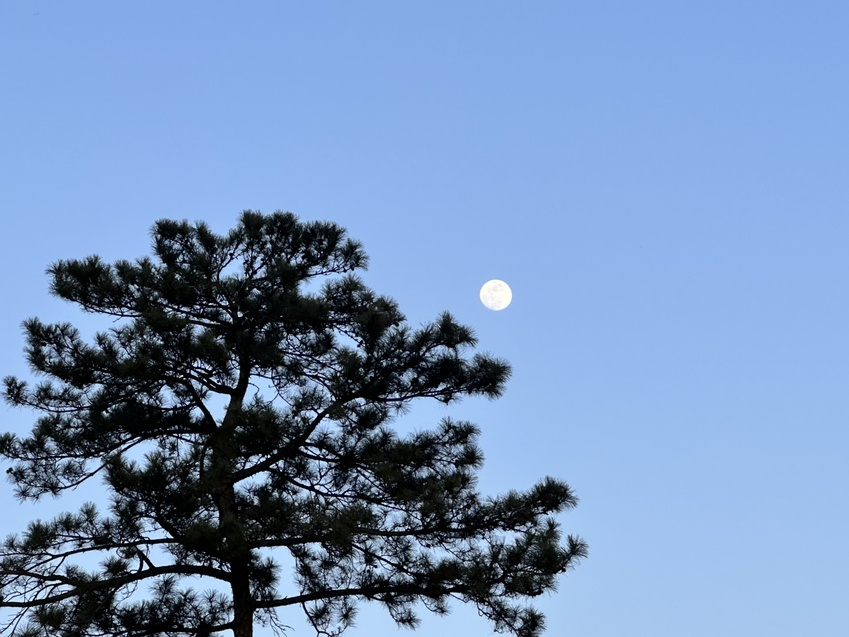
#> input picture VSCode/Python/test/test12_src.jpg, 849 x 637 px, shrunk from 4032 x 3024 before the run; its folder holds 4 pictures in this run
$ python test0.py
#> lines starting #> are read from the running program, lines starting #| are printed output that depends on the picture
import cv2
import os
import numpy as np
from scipy.fftpack import dct, idct
from scipy.stats import entropy
from numpy.linalg import svd

def compute_dct(image):
    gray = cv2.cvtColor(image, cv2.COLOR_BGR2GRAY)
    return dct(dct(gray.T, norm='ortho').T, norm='ortho')

def high_frequency_energy_ratio(dct_matrix, threshold=0.5):
    H, W = dct_matrix.shape
    mask = np.zeros((H, W))
    mask[int(H * threshold):, int(W * threshold):] = 1
    hf_energy = np.sum(np.abs(dct_matrix) * mask)
    total_energy = np.sum(np.abs(dct_matrix))
    return hf_energy / total_energy if total_energy > 0 else 0

# [29 lines left out: function compute_dct_8x8_quantized_1, not called in this run]

def compute_dct_8x8_quantized(image):
    """
    计算 8×8 DCT 并进行 JPEG 量化
    """
    h, w = image.shape
    block_size = 8

    # JPEG 标准亮度量化表（质量 50%）
    Q50 = np.array([[16, 11, 10, 16, 24, 40, 51, 61],
                    [12, 12, 14, 19, 26, 58, 60, 55],
                    [14, 13, 16, 24, 40, 57, 69, 56],
                    [14, 17, 22, 29, 51, 87, 80, 62],
                    [18, 22, 37, 56, 68, 109, 103, 77],
                    [24, 35, 55, 64, 81, 104, 113, 92],
                    [49, 64, 78, 87, 103, 121, 120, 101],
                    [72, 92, 95, 98, 112, 100, 103, 99]])

    # 确保图像的高度和宽度是 8 的倍数
    if h % block_size != 0:
        padding_h = block_size - (h % block_size)
        image = np.pad(image, ((0, padding_h), (0, 0)), mode='constant', constant_values=0)
        h = image.shape[0]

    if w % block_size != 0:
        padding_w = block_size - (w % block_size)
        image = np.pad(image, ((0, 0), (0, padding_w)), mode='constant', constant_values=0)
        w = image.shape[1]

    # 创建 DCT 结果存储矩阵
    dct_blocks = np.zeros((h, w), dtype=np.float32)

    # 遍历每个 8×8 块
    for i in range(0, h, block_size):
        for j in range(0, w, block_size):
            block = image[i:i+block_size, j:j+block_size].astype(np.float32) - 128
            dct_block = cv2.dct(block)  # 计算 DCT
            quantized_block = np.round(dct_block / Q50)  # 进行 JPEG 量化
            dct_blocks[i:i+block_size, j:j+block_size] = quantized_block

    return dct_blocks


def sparsity_ratio(dct_matrix):
    """
    计算 Sparsity Ratio (SR)，即 DCT 矩阵中 0 的比例
    """
    zero_count = np.sum(np.abs(dct_matrix) < 1e-5)  # 允许浮点误差
    total_elements = dct_matrix.size
    return zero_count / total_elements

def dct_histogram_entropy(dct_matrix):
    hist, _ = np.histogram(dct_matrix, bins=256, range=(-128, 128), density=True)
    return entropy(hist + 1e-10)  # 避免 log(0)

def low_rank_energy(dct_matrix, rank=10):
    U, S, Vt = svd(dct_matrix)
    return np.sum(S[:rank]) / np.sum(S) if np.sum(S) > 0 else 0

def high_frequency_autocorrelation(dct_matrix, tau=1):
    H, W = dct_matrix.shape
    hf_part = dct_matrix[int(H/2):, int(W/2):]  # 取高频部分
    shifted = np.roll(hf_part, shift=tau, axis=0)
    return np.sum(hf_part * shifted) / np.sum(hf_part**2) if np.sum(hf_part**2) > 0 else 0

# 读取图像并计算DCT
def analyze_image(image_path):
    image = cv2.imread(image_path)
    dct_matrix = compute_dct(image)
    gray = cv2.cvtColor(image, cv2.COLOR_BGR2GRAY)
    dct_matrix_sr = compute_dct_8x8_quantized(gray)

    hfer = high_frequency_energy_ratio(dct_matrix)
    sr = sparsity_ratio(dct_matrix_sr)
    entropy_val = dct_histogram_entropy(dct_matrix)
    rank_energy = low_rank_energy(dct_matrix)
    autocorr = high_frequency_autocorrelation(dct_matrix)

    print(f"High-Frequency Energy Ratio (HFER): {hfer:.4f}")
    print(f"Sparsity Ratio (SR): {sr:.4f}")
    print(f"DCT Histogram Entropy: {entropy_val:.4f}")
    print(f"Low-Rank Energy (Top 10): {rank_energy:.4f}")
    print(f"High-Frequency Autocorrelation: {autocorr:.4f}")

    return {
        "HFER": hfer,
        "Sparsity Ratio": sr,
        "DCT Entropy": entropy_val,
        "Low-Rank Energy": rank_energy,
        "Autocorrelation": autocorr
    }

# [28 lines left out: function dct_analysis, not called in this run]

num = 12
src = f"./test{num}_src.jpg"
test = f"./test{num}.jpg"
print("src image inf: ")
analyze_image(src)
#> in analyze_image, image is the input picture: shape (637, 849, 3); mean B, G, R 185, 145.2, 117.7
#> in compute_dct, `gray = cv2.cvtColor(image, cv2.COLOR_BGR2GRAY)`:
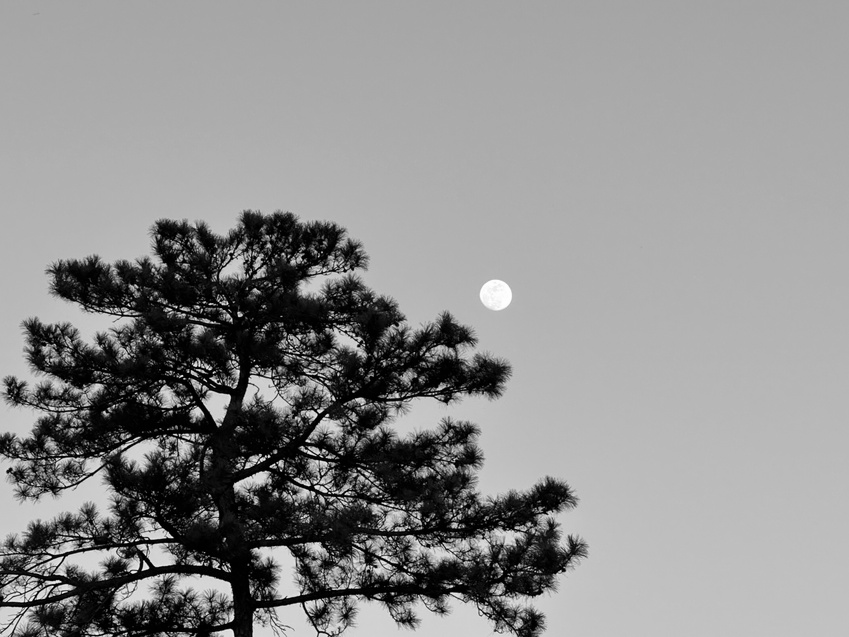
#> gray: shape (637, 849); min 0, max 255, mean 141.6
#> in compute_dct_8x8_quantized, `image = np.pad(image, ((0, padding_h), (0, 0)), mode='constant', const..`:
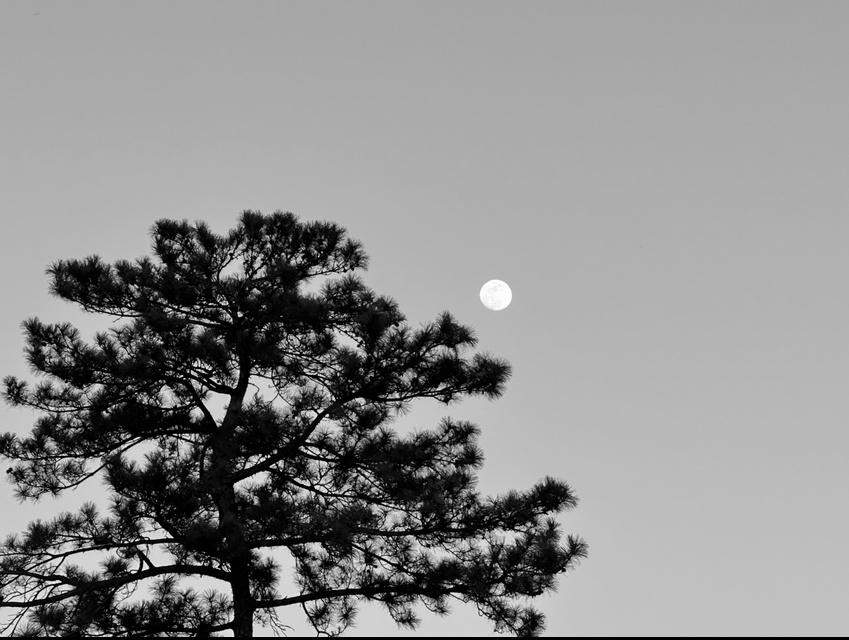
#> image: shape (640, 849); min 0, max 255, mean 140.9
#> in compute_dct_8x8_quantized, `image = np.pad(image, ((0, 0), (0, padding_w)), mode='constant', const..`:
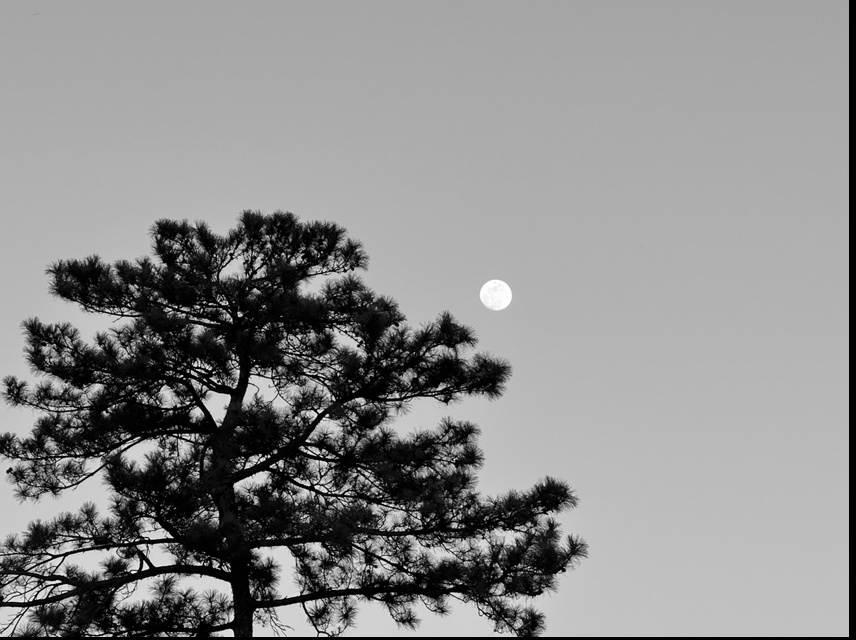
#> image: shape (640, 856); min 0, max 255, mean 139.8
#> after the loop in compute_dct_8x8_quantized, `for i in range(0, h, block_size):`:
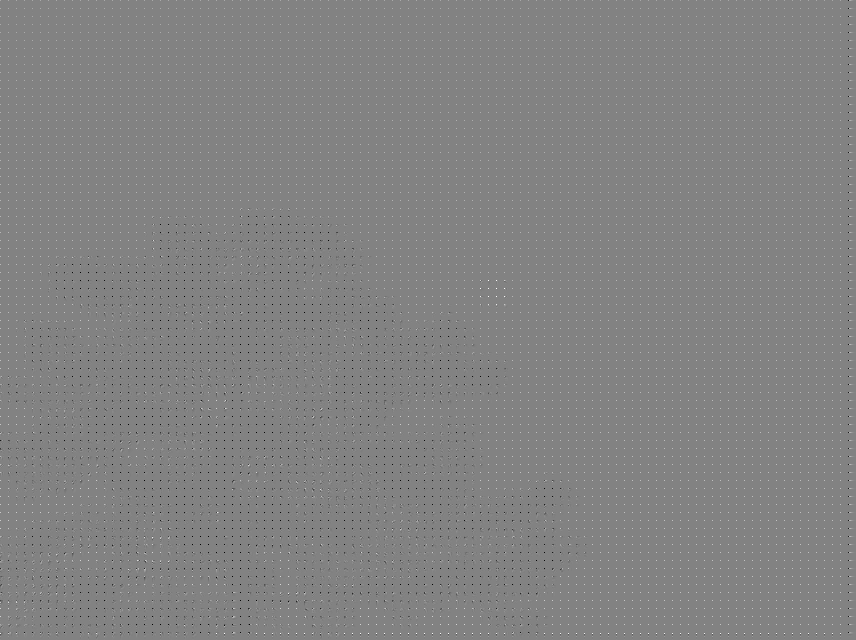
#> dct_blocks: shape (640, 856) float32; min -64, max 61, mean 0.1; drawn with min black and max white
#> in high_frequency_energy_ratio, `hf_energy = np.sum(np.abs(dct_matrix) * mask)`: hf_energy = 789519.3
#> in high_frequency_energy_ratio, `total_energy = np.sum(np.abs(dct_matrix))`: total_energy = 9118808.5
#> in analyze_image, `hfer = high_frequency_energy_ratio(dct_matrix)`: hfer = 0.0866
#> in sparsity_ratio, `zero_count = np.sum(np.abs(dct_matrix) < 1e-5)`: zero_count = 479718
#> in analyze_image, `sr = sparsity_ratio(dct_matrix_sr)`: sr = 0.876
#> in dct_histogram_entropy, `hist, _ = np.histogram(dct_matrix, bins=256, range=(-128, 128), densit..`: hist = 256 values, max 0.0372 at index 127, min 4.48e-05 at index 252, mean 0.00391
#> in analyze_image, `entropy_val = dct_histogram_entropy(dct_matrix)`: entropy_val = 4.29
#> in low_rank_energy, `U, S, Vt = svd(dct_matrix)`:
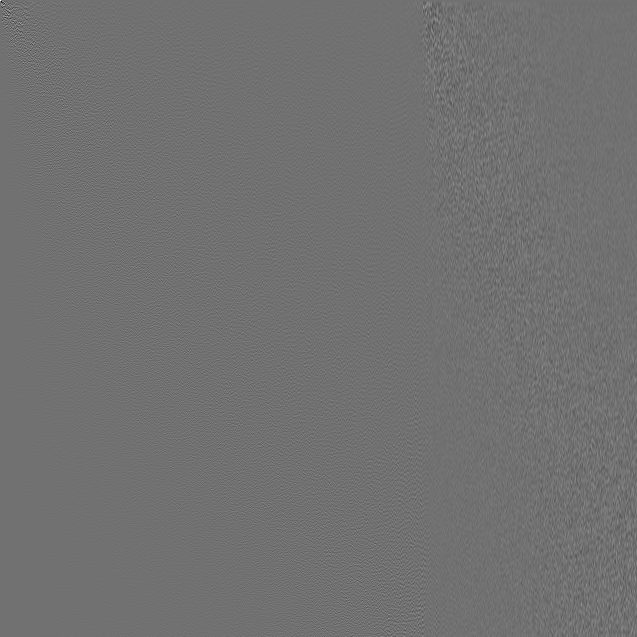
#> U: shape (637, 637) float64; min -0.794, max 0.992, mean 3.27e-05; drawn with min black and max white
#> in low_rank_energy, `U, S, Vt = svd(dct_matrix)`: S = 637 values, max 107573.5 at index 0, min 1.81 at index 636, mean 749.2
#> in analyze_image, `rank_energy = low_rank_energy(dct_matrix)`: rank_energy = 0.418
#> in high_frequency_autocorrelation, `hf_part = dct_matrix[int(H/2):, int(W/2):]`:
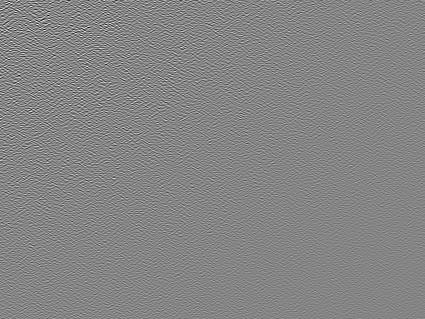
#> hf_part: shape (319, 425) float64; min -54.68, max 50.21, mean 0; drawn with min black and max white
#> in high_frequency_autocorrelation, `shifted = np.roll(hf_part, shift=tau, axis=0)`:
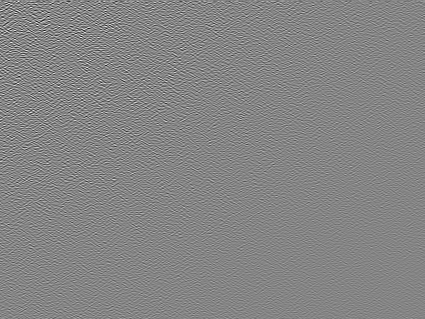
#> shifted: shape (319, 425) float64; min -54.68, max 50.21, mean 0; drawn with min black and max white
#> in analyze_image, `autocorr = high_frequency_autocorrelation(dct_matrix)`: autocorr = -0.576
#| High-Frequency Energy Ratio (HFER): 0.0866
#| Sparsity Ratio (SR): 0.8757
#| DCT Histogram Entropy: 4.2885
#| Low-Rank Energy (Top 10): 0.4177
#| High-Frequency Autocorrelation: -0.5761
print("tested image inf: ")
analyze_image(test)
#> (the run stopped early here; a loop or call above may not have finished)
